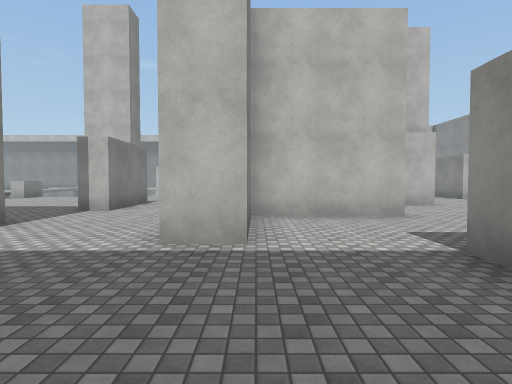
view 1 (above)

21 first-person views from a walk through a scene from a Unity 3-D project. The camera is 1.5 m above the floor, tilts 2° down and sees 80° across. The floor is counted in squares, 2 m on a side. Each view is taken from the middle of a square. On the plan, view 1 faces up. The plan holds only what a view shows up to about 10 squares ahead; the rest is blank. The place goes on beyond the plan. Some animated figures are left out. Surface patterns are stand-ins for the level's own textures.

view 2
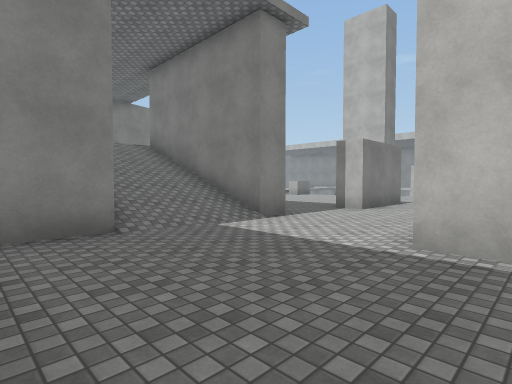

view 3
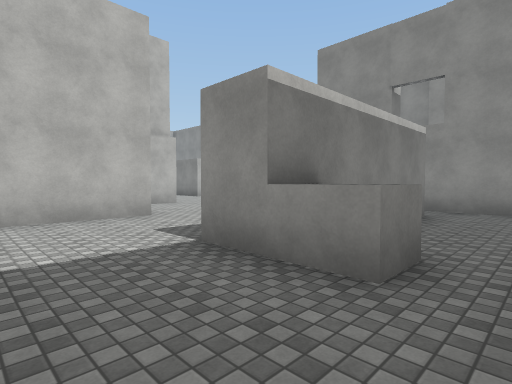

view 4
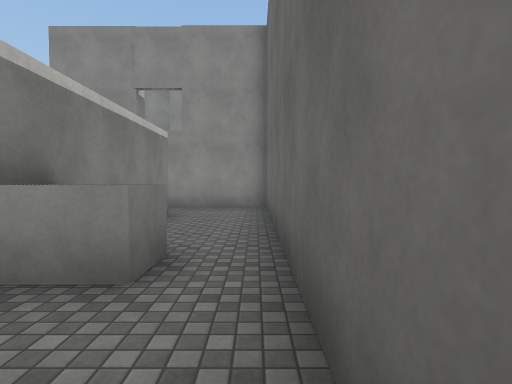

view 5
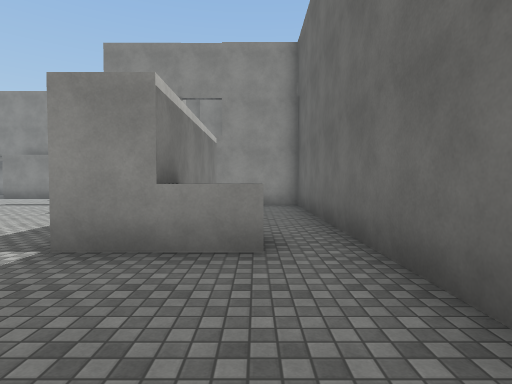

view 6
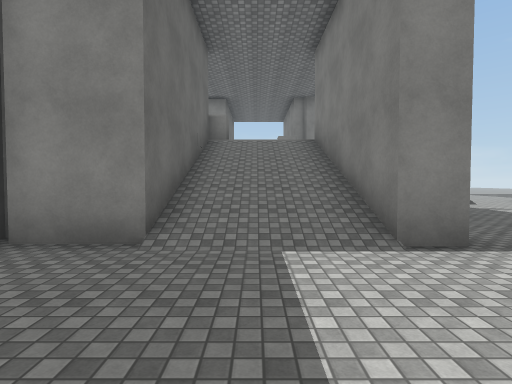

view 7
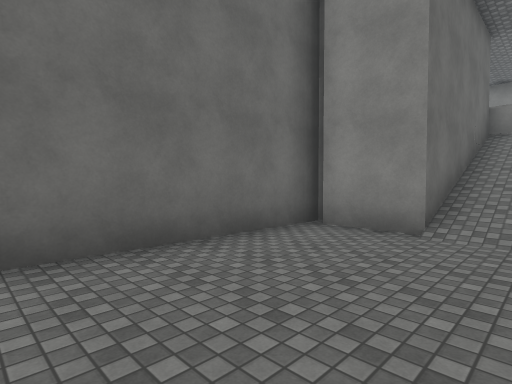

view 8
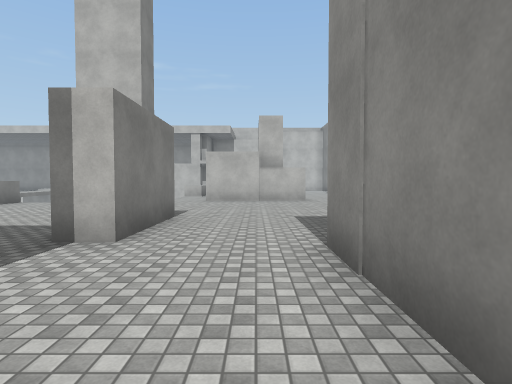

view 9
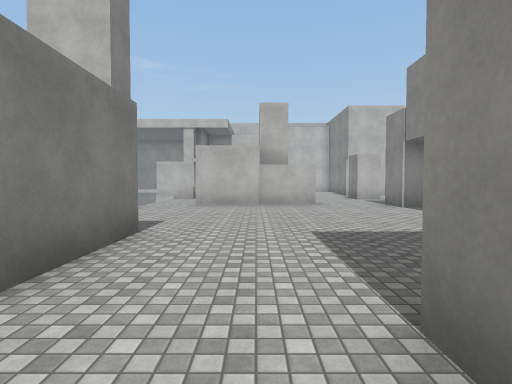

view 10
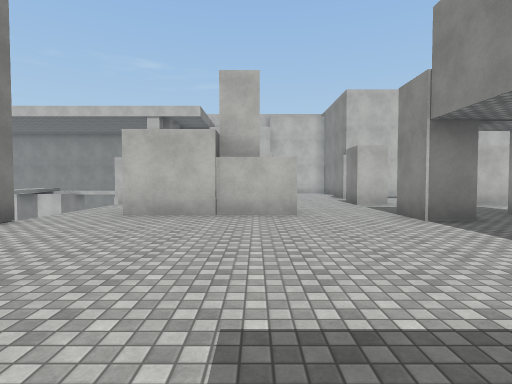

view 11
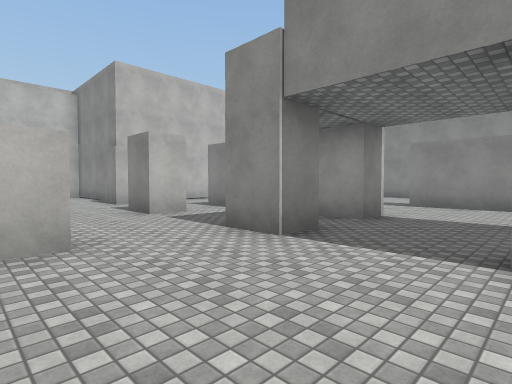

view 12
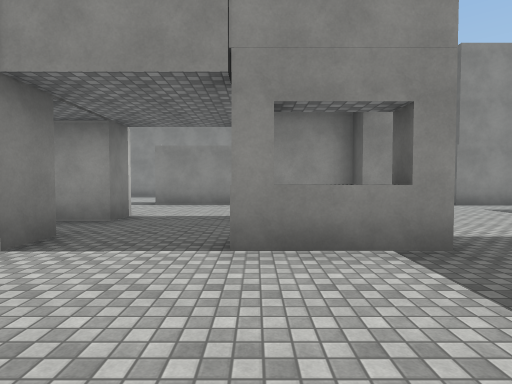

view 13
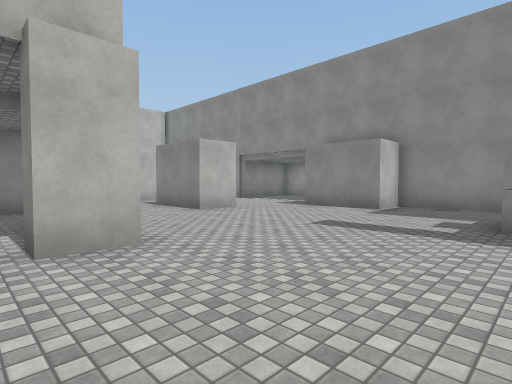

view 14
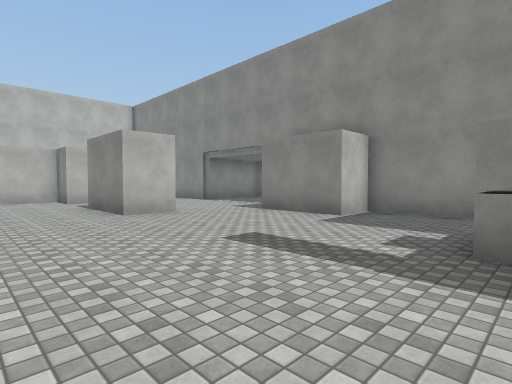

view 15
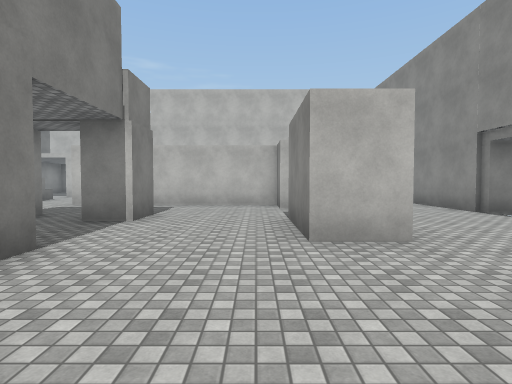

view 16
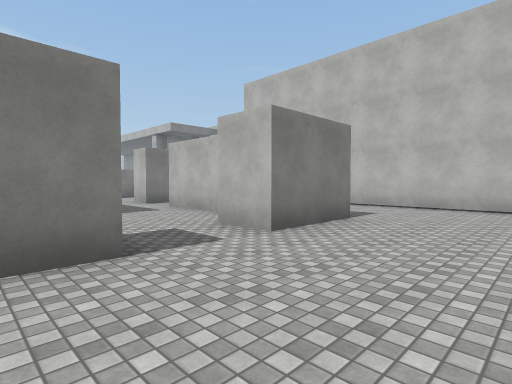

view 17
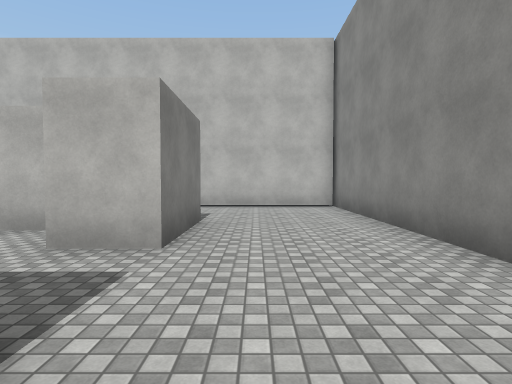

view 18
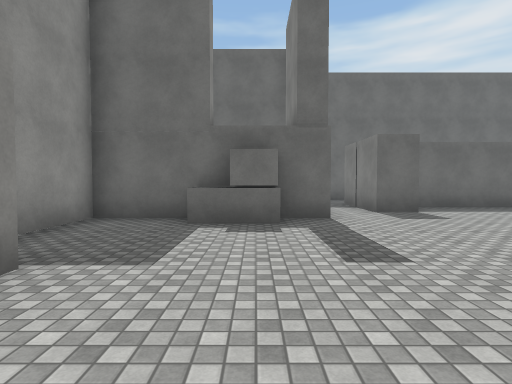

view 19
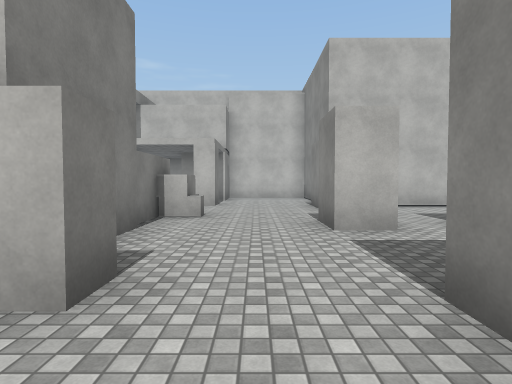

view 20
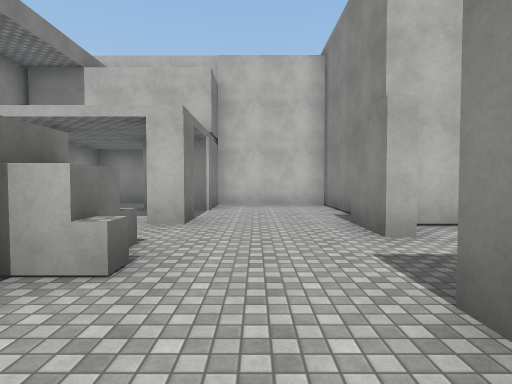

view 21
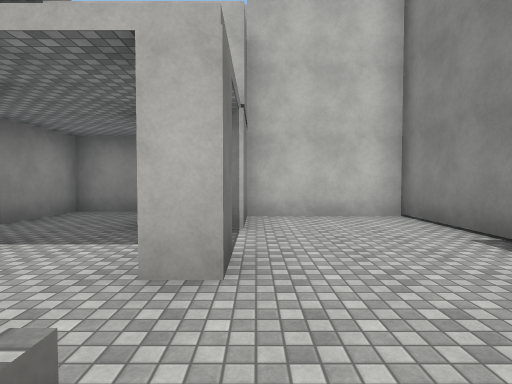

### Floor plan
Key: @ floor where view 1 was taken; # wall or solid block; . floor; / step, stairs or slope; ^ raised ledge; O other object.
Columns run from 11 left of view 1 to 14 right of it. Each row starts with its distance up from view 1.
 29       ###
 28       #.. ######
 27       #...#....#
 26        ...#....#
 25        ........#
 24         ..O....#
 23          .....############
 22           ........  .....#
 21           O......   .....#
 20           #......    ....#
 19       ^   #...O.######...#
 18       .   #.........##...#
 17       .   #..............#
 16       .####...............
 15       ........O.#O..##...
 14 O..  #..............##...
 13   ..  ..............##..
 12   ...  .......#.#.......
 11    ..  .......^.#......#
 10   .... #......#.#......###
  9   .....#.... ............#
  8    ....#...   ...........#
  7     ......#####..........#
  6      .....##.........O#..#
  5   #####...##........# ####
  4   /////...##.....##.#
  3   /////.......#####.#
  2  O#////.......#####.#
  1   #####.......O.....#
  0       #....@........#
 -1       ###############

Where each view was taken, in squares from view 1:
view 1: 0 up, 0 right, facing up
view 2: 0 up, 0 right, facing up-left
view 3: 0 up, 0 right, facing up-right
view 4: 0 up, 0 right, facing right
view 5: 1 up, 1 left, facing right
view 6: 3 up, 1 left, facing left
view 7: 3 up, 0 right, facing down-left
view 8: 4 up, 2 left, facing up
view 9: 6 up, 2 left, facing up
view 10: 9 up, 1 left, facing up
view 11: 12 up, 1 left, facing up-right
view 12: 12 up, 1 left, facing right
view 13: 6 up, 4 right, facing up-right
view 14: 6 up, 6 right, facing up-right
view 15: 9 up, 8 right, facing up
view 16: 14 up, 13 right, facing up-left
view 17: 14 up, 11 right, facing up
view 18: 12 up, 10 right, facing down
view 19: 14 up, 1 right, facing up
view 20: 18 up, 1 right, facing up
view 21: 21 up, 0 right, facing up
